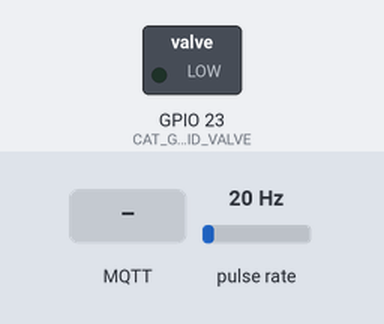
Recording of a program running on a simulated ESP32. Parts: switched loads named in the program (green lamp = pin HIGH). Wiring (inferred from the names in the program): pulse sensor: data GPIO 21. The test bench sets the inputs (shaded band); at power-on: pulse rate 20 Hz. WiFi joins after 1.5 s; servers stay silent unless stated; no MQTT or app messages arrive unless stated; what the program prints to the serial monitor is not drawn.

Above: at 2.7 s.
2.8 s: MQTT message "E.G01R" arrives on the first subscribed topic
4.3 s: MQTT message "E.G01R" arrives on the second subscribed topic
At 5.3 s:
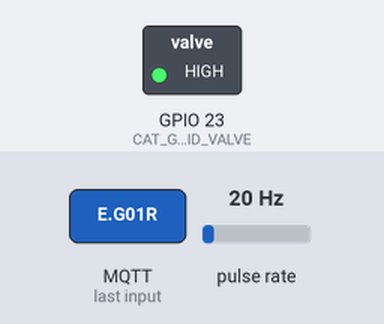
5.8 s: MQTT message "D.G01R" arrives on the first subscribed topic
Timing chart, 0 to 8.8 s (numbered marks = the images above; inputs shaded):
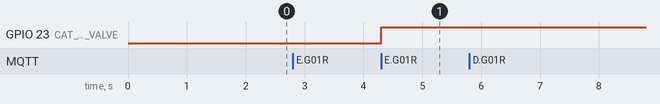

The program:

main.cpp
```cpp
/*
*  CAT-Gen01 Fuel-Management-Control
*  Framework: ESP32
*/

#include <Arduino.h>
#include <SPI.h>
#include <WiFi.h>
#include <PubSubClient.h>
#include <ArduinoJson.h>
#include <Wire.h>
#include <SPI.h>
#define _TASK_SLEEP_ON_IDLE_RUN
#define _TASK_STATUS_REQUEST
#include <TaskScheduler.h>

#define CAT_GEN_01_SOLENOID_VALVE 23
#define CAT_GEN_01_FLOW_METER 21

const char* ssid = "iomariTPLink"; // Wifi SSID
const char* password = "#InspireD#"; // Wifi Password

const char* mqtt_server = "192.168.2.44";
IPAddress local_IP(192, 168, 2, 63);
// Set your Gateway IP address
IPAddress gateway(192, 168, 1, 2);

IPAddress subnet(255, 255, 252, 0);

WiFiClient espClient10;
PubSubClient client(espClient10);

const char* clientName = "FM-Node-3.1";

Scheduler userScheduler;

long lastReconnectAttempt = 0;

#include "./dcl.h"
#include "./Generator01FuelHysteresis.h"


void callback(char* topic, byte* payload, unsigned int length) {
  String inValue;
  String topicStr = topic;
  Serial.print("Message arrived [");
  Serial.print(topic);
  Serial.print("] ");
  for (int i=0;i<length;i++) {
    Serial.print((char)payload[i]);
  }
  char payloadString[length+1];
  memcpy(payloadString, payload, length);
  payloadString[length] = '\0';
  inValue = payloadString;
  Serial.println();
  parseCommand(inValue, topicStr);
}


boolean reconnect() {
  while (!client.connected()) {
    Serial.print("Attempting MQTT connection...");
    if (client.connect(clientName)) {
      Serial.println("connected");
      client.publish("outTopic","FM-Node04 connected");
      client.subscribe("DTNK", 1);
      client.subscribe("ADTKR", 1);
      client.subscribe("DTKR", 1);

    } else {
      Serial.print("failed, rc=");
      Serial.print(client.state());
      Serial.println(" try again in 5 seconds");
      delay(5000);
    }
  }
}

void setup_wifi() {
  delay(10);
  // We start by connecting to a WiFi network
  if (!WiFi.config(local_IP, gateway, subnet)) {
    Serial.println("STA Failed to configure");
  }
  Serial.println();
  Serial.print("Connecting to ");
  Serial.println(ssid);

  WiFi.begin(ssid, password);

  while (WiFi.status() != WL_CONNECTED) {
    delay(500);
    Serial.print(".");
  }

  Serial.println("");
  Serial.println("WiFi connected");
  Serial.println("IP address: ");
  Serial.println(WiFi.localIP());
}

void setup()
{
  Serial.begin(115200);
  setup_wifi();

  client.setServer(mqtt_server, 11883);
  client.setCallback(callback);

  pinMode(CAT_GEN_01_SOLENOID_VALVE, OUTPUT);
  pinMode(CAT_GEN_01_FLOW_METER, INPUT);

  userScheduler.addTask(ReplenishGenerator01);
  userScheduler.addTask(DactivateGen01Replenishment);
  userScheduler.addTask(StartProcessToReplenishGen01);

  generator01FuelTankControl.currentMillis = 0;
  generator01FuelTankControl.previousMillis = 0;
  generator01FuelTankControl.flowInterval = 1000;
  generator01FuelTankControl.calibrationFactor = 4.5;
  generator01FuelTankControl.pulse1Sec = 0;
  generator01FuelTankControl.pulseCount = 0;
  generator01FuelTankControl.flowRate = 0.0;
  generator01FuelTankControl.flowMilliLitres = 0;
  generator01FuelTankControl.totalMilliLitres = 0;
  generator01FuelTankControl.previousMillis = 0;
  attachInterrupt(digitalPinToInterrupt(CAT_GEN_01_FLOW_METER), gen01pulseCounter, FALLING);

  generator01FuelTankControl.aSignalCount = 0;
  generator01FuelTankControl.dSignalCount = 0;

  lastReconnectAttempt = 0;
}

void loop() {
  if (!client.connected()) {
    long now = millis();
    if (now - lastReconnectAttempt > 5000) {
      lastReconnectAttempt = now;
      // Attempt to reconnect
      if (reconnect()) {
        lastReconnectAttempt = 0;
      }
    }
    reconnect();
  } else {
      client.loop();
      userScheduler.execute();
  }
}
```

Generator01FuelHysteresis.h
```cpp
#ifndef _GENERATOR_01_FUEL_TANK_
#define _GENERATOR_01_FUEL_TANK_


class Generator01FuelHysteresis{
    private:
      int DayTankFuelGuage;

    public:
     void activateSolenoidValve(int);
     void deactivateSolenoidValve(int);
     void startGen01FuelHysteresis();
     void startGen01TankFuelReplenishment();

};


void Generator01FuelHysteresis :: activateSolenoidValve(int sensor) {
    digitalWrite(sensor, ACTIVATE);
}

void Generator01FuelHysteresis :: deactivateSolenoidValve(int sensor) {
    digitalWrite(sensor, DEACTIVATE);
}


void Generator01FuelHysteresis :: startGen01TankFuelReplenishment() {
  char data1[1050];  char data[750];
  StaticJsonDocument<1024> doc;
  gen01FuelTankState = FUEL_REFILL_IN_PROGRESS;
  generator01FuelTankControl.currentMillis = millis();
  if (generator01FuelTankControl.currentMillis - generator01FuelTankControl.previousMillis > generator01FuelTankControl.flowInterval) {
    generator01FuelTankControl.incomingFuelPublishCount++;
    generator01FuelTankControl.pulse1Sec = generator01FuelTankControl.pulseCount;
    generator01FuelTankControl.pulseCount = 0;
    generator01FuelTankControl.flowRate = ((1000.0 / (millis() - generator01FuelTankControl.previousMillis)) * generator01FuelTankControl.pulse1Sec) / generator01FuelTankControl.calibrationFactor;
    generator01FuelTankControl.previousMillis = millis();
    generator01FuelTankControl.flowMilliLitres = (generator01FuelTankControl.flowRate / 60) * 1000;
    generator01FuelTankControl.totalMilliLitres += generator01FuelTankControl.flowMilliLitres;
    generator01FuelTankControl.flowVolume = generator01FuelTankControl.totalMilliLitres / 1000;
    Serial.print("Generator01======>>>Flow rate: ");
    Serial.print(int(generator01FuelTankControl.flowRate));  // Print the integer part of the variable
    Serial.print("L/min");
    Serial.print("\t");

    // Print the cumulative total of litres flowed since starting
    Serial.print("Liquid Quantity: ");
    Serial.print(generator01FuelTankControl.totalMilliLitres);
    Serial.print("mL / ");
    Serial.print(generator01FuelTankControl.totalMilliLitres / 1000);
    Serial.println("L");

    doc["source"] = "Gen01TankReplenishment";
    doc["rate"] = generator01FuelTankControl.flowRate;
    doc["vol"] = generator01FuelTankControl.totalMilliLitres / 1000;
    String payload = doc.as<String>();
    payload.toCharArray(data1, (payload.length() + 1));
    client.publish("FM-Report", data1);

    if (generator01FuelTankControl.incomingFuelPublishCount == 10) {
      String payload1 = "G01"+(String)generator01FuelTankControl.flowVolume;
      payload1.toCharArray(data, (payload1.length() + 1));
      client.publish("FMPIN", data, 2);
      generator01FuelTankControl.incomingFuelPublishCount = 0;
    }
  }
}

void beginProcessToReplenishGen01FuelTank() {
  Generator01FuelHysteresis generator01FuelHysteresis;
  generator01FuelHysteresis.activateSolenoidValve(CAT_GEN_01_SOLENOID_VALVE);
  ReplenishGenerator01.enable();
  StartProcessToReplenishGen01.disable();
}

void refillGen01Tank(){
    Generator01FuelHysteresis generator01FuelHysteresis;
    generator01FuelHysteresis.startGen01TankFuelReplenishment();
}

void stopGen01Replenishment(){
    Generator01FuelHysteresis generator01FuelHysteresis;
    generator01FuelHysteresis.deactivateSolenoidValve(CAT_GEN_01_SOLENOID_VALVE);
    ReplenishGenerator01.disable();
    //reset replenishment parameters
    resetGen01ReplenishmentParameter();
    DactivateGen01Replenishment.disable();
}


char parseCommand(String Value, String inTopic) {
    if (Value == "E.G01R") {
        generator01FuelTankControl.aSignalCount++;
        if (generator01FuelTankControl.aSignalCount == 2) {
            StartProcessToReplenishGen01.enable();
            generator01FuelTankControl.aSignalCount = 0;

        }
    }
    else if (Value == "D.G01R") {
        generator01FuelTankControl.dSignalCount++;
        if(generator01FuelTankControl.dSignalCount == 2){
            DactivateGen01Replenishment.enable();
            generator01FuelTankControl.dSignalCount = 0;
        }
    }
}


#endif
```

dcl.h
```cpp
#ifndef _DCL_
#define _DCL_

#define ACTIVATE HIGH
#define DEACTIVATE LOW
#define ACTIVATED HIGH

void refillGen01Tank();
void stopGen01Replenishment();
void beginProcessToReplenishGen01FuelTank();

Task StartProcessToReplenishGen01(100, TASK_FOREVER, &beginProcessToReplenishGen01FuelTank);
Task ReplenishGenerator01(1000, TASK_FOREVER, &refillGen01Tank);
Task DactivateGen01Replenishment(1000, TASK_FOREVER, &stopGen01Replenishment);


enum GeneratorFuelTankRefillState {INIT_STATE = 0,
                                   FUEL_REFILL_STARTED = 1,
                                   FUEL_REFILL_IN_PROGRESS = 2,
                                   FUEL_REFILL_STOPPED = 3,
                                   FUEL_REFILL_COMPLETED = 4,
                                   FUEL_TANK_FULL = 5,
                                   FUEL_REFILL_NOT_IN_PROGRESS = 6
                                  } gen01FuelTankState;

struct FuelManagementControl{
    long currentMillis;
    long previousMillis;
    int flowInterval;
    float calibrationFactor;
    volatile byte pulseCount;
    byte pulse1Sec;
    float flowRate;
    unsigned int flowMilliLitres;
    unsigned long totalMilliLitres;
    int flowSwitchState;
    int previousFlowSwitchState;
    float flowTemp;
    volatile unsigned long start_time_micros;
    volatile unsigned long delayTime;
    int flowVolume;
    int incomingFuelPublishCount;
    int aSignalCount;
    int dSignalCount;
}generator01FuelTankControl, ps;


void gen01pulseCounter()
{
  generator01FuelTankControl.pulseCount++;
}


void resetGen01ReplenishmentParameter() {
  generator01FuelTankControl.currentMillis = 0;
  generator01FuelTankControl.previousMillis = 0;
  generator01FuelTankControl.flowInterval = 1000;
  generator01FuelTankControl.calibrationFactor = 4.5;
  generator01FuelTankControl.pulse1Sec = 0;
  generator01FuelTankControl.pulseCount = 0;
  generator01FuelTankControl.flowRate = 0.0;
  generator01FuelTankControl.flowMilliLitres = 0;
  generator01FuelTankControl.totalMilliLitres = 0;
  generator01FuelTankControl.previousMillis = 0;
}

#endif //_DCL_
```

Measured:
- after the input at 2.8 s, every drawn part: stays the same
- after the input at 4.3 s, GPIO 23 (CAT_GEN_01_SOLENOID_VALVE): LOW → HIGH at once
- after the input at 5.8 s, every drawn part: stays the same
